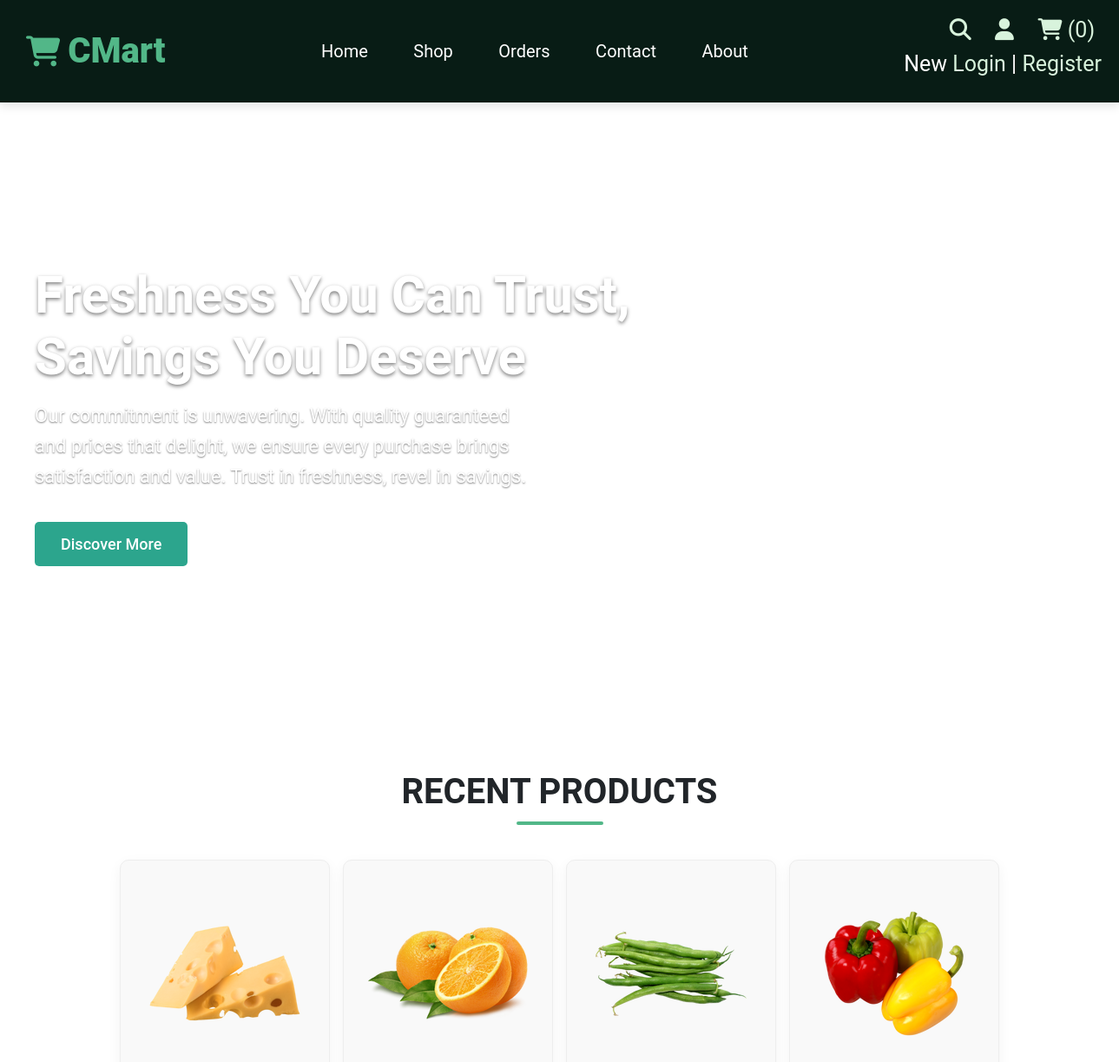
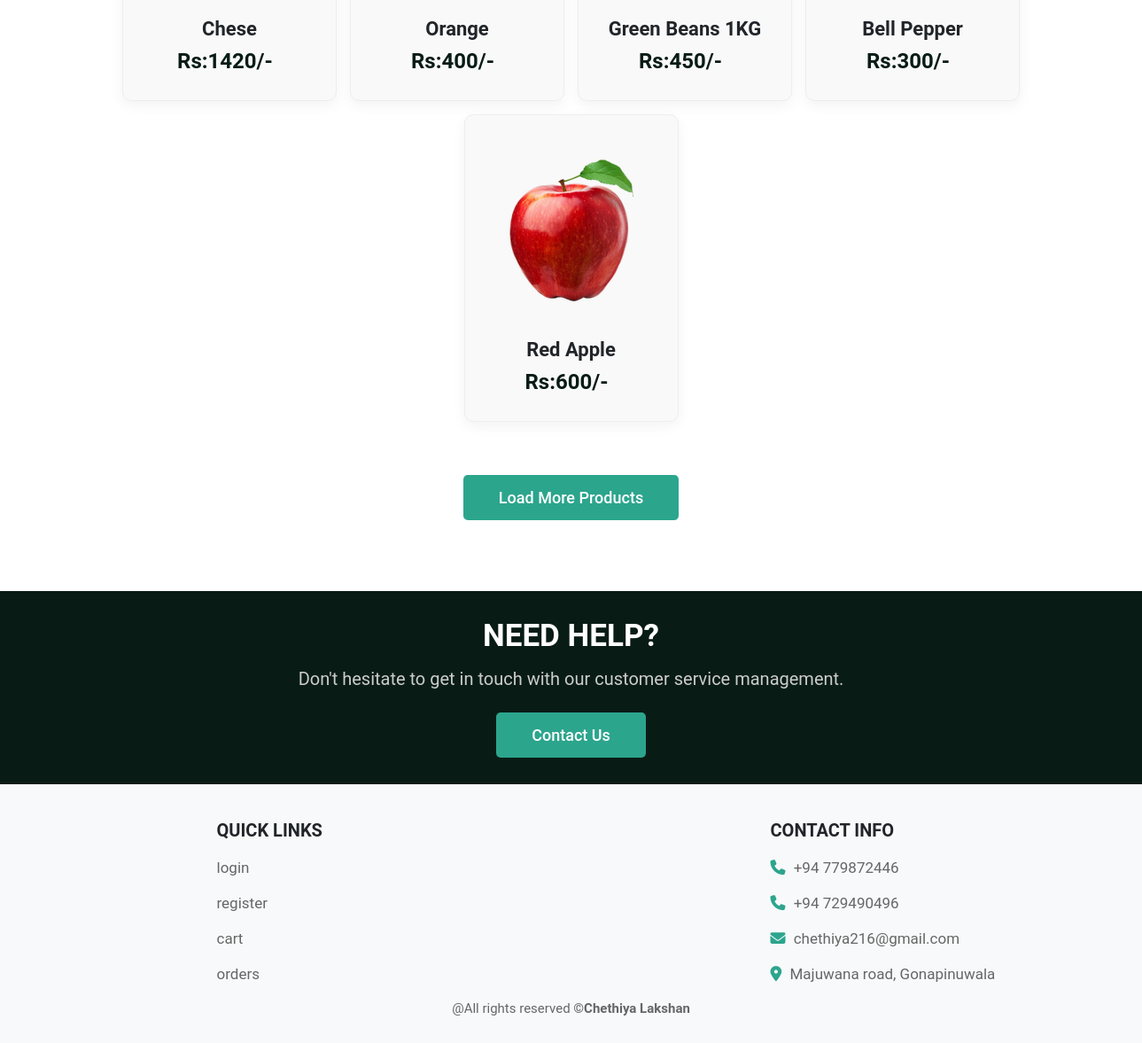
The app's page /home.php with its own data (2 pictures, top to bottom).
### tables this page shows
CREATE TABLE `products` (
  `id` int(100) NOT NULL,
  `name` varchar(100) NOT NULL,
  `price` int(100) NOT NULL,
  `image` varchar(100) NOT NULL,
  `qty` text NOT NULL,
  `description` text NOT NULL
);

### home.php (the view, shortened to what this page needs)
<?php
include 'config.php';
?>
<!DOCTYPE html>
<html lang="en">
<head>
    <link rel="stylesheet" href="https://cdnjs.cloudflare.com/ajax/libs/font-awesome/6.4.0/css/all.min.css">
    <link rel="stylesheet" href="css/style.css">
</head>
<body>
    <?php
    include 'header.php';
    ?>
    <section class="home">
        <div class="video-container">
            <video src="images/QuickCart.mp4" autoplay muted loop></video>
        </div>
        <div class="content">
            <h3>Freshness You Can Trust, Savings You Deserve</h3>
            <p>Our commitment is unwavering. With quality guaranteed and prices that delight, we ensure every purchase brings satisfaction and value. Trust in freshness, revel in savings.</p>
            <a href="shop.php" class="white-btn">Discover More</a>
        </div>
    </section>
    <section class="products">
        <div class="container">
            <h1 class="title">Recent Products</h1>
            <div class="box-container">
                <?php
                $select_products = mysqli_query($conn, "SELECT * FROM `products` LIMIT 9") or die('query failed');
                if (mysqli_num_rows($select_products) > 0) {
                    while ($fetch_products = mysqli_fetch_assoc($select_products)) {
                ?>
                    <form action="" method="post" class="box">
                        <div class="product-wrapper">
                            <a href="view-product.php?id=<?php echo $fetch_products['id']; ?>">
                                <img class="image" src="uploaded_img/<?php echo $fetch_products['image']; ?>" alt="">
                                <div class="name"><?php echo $fetch_products['name']; ?></div>
                                <div class="price-qty">
                                    <div class="price">Rs:<?php echo $fetch_products['price']; ?>/-</div>
                                </div>
                            </a>
                        </div>
                    </form>
                <?php
                    }
                } else {
                    echo '<p class="empty">No products added yet!</p>';
                }
                ?>
            </div>
            <div class="load-more">
                <a href="shop.php" class="option-btn">Load More Products</a>
            </div>
        </div>
    </section>
    <section class="home-contact">
        <div class="content">
            <h3>Need Help?</h3>
            <p>Don't hesitate to get in touch with our customer service management.</p>
            <a href="contact.php" class="white-btn">Contact Us</a>
        </div>
    </section>
    <?php include 'footer.php'; ?>
</body>
</html>

### records on screen
products: image (picture), name "Chese", price "1420"
products: image (picture), name "Orange", price "400"
products: image (picture), name "Green Beans 1KG", price "450"
products: image (picture), name "Bell Pepper", price "300"
products: image (picture), name "Red Apple", price "600"

### other values on screen
$cart_rows_number "0"
